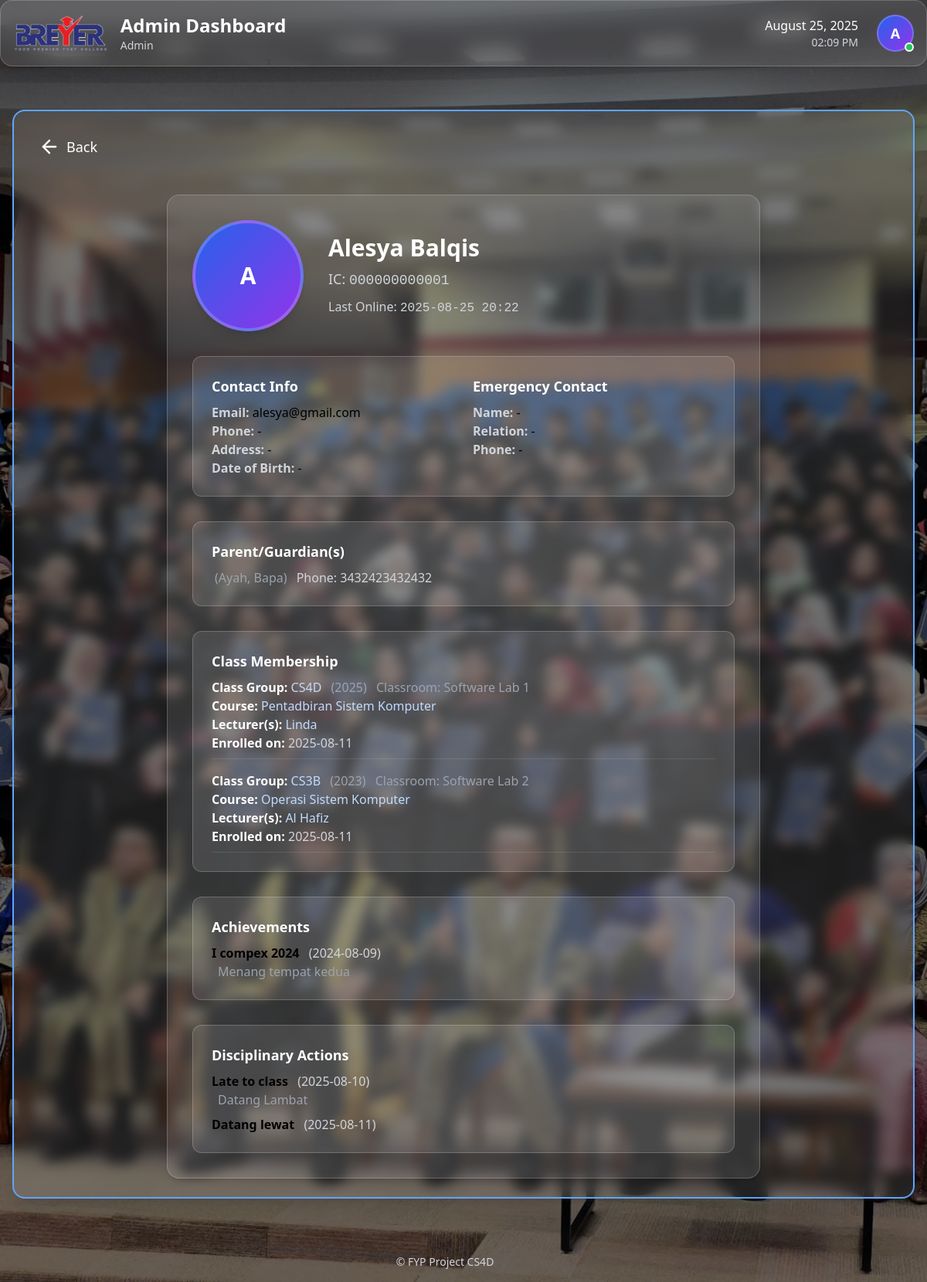
Before: /adminportal/students/5/ (signed in) with the older database file.
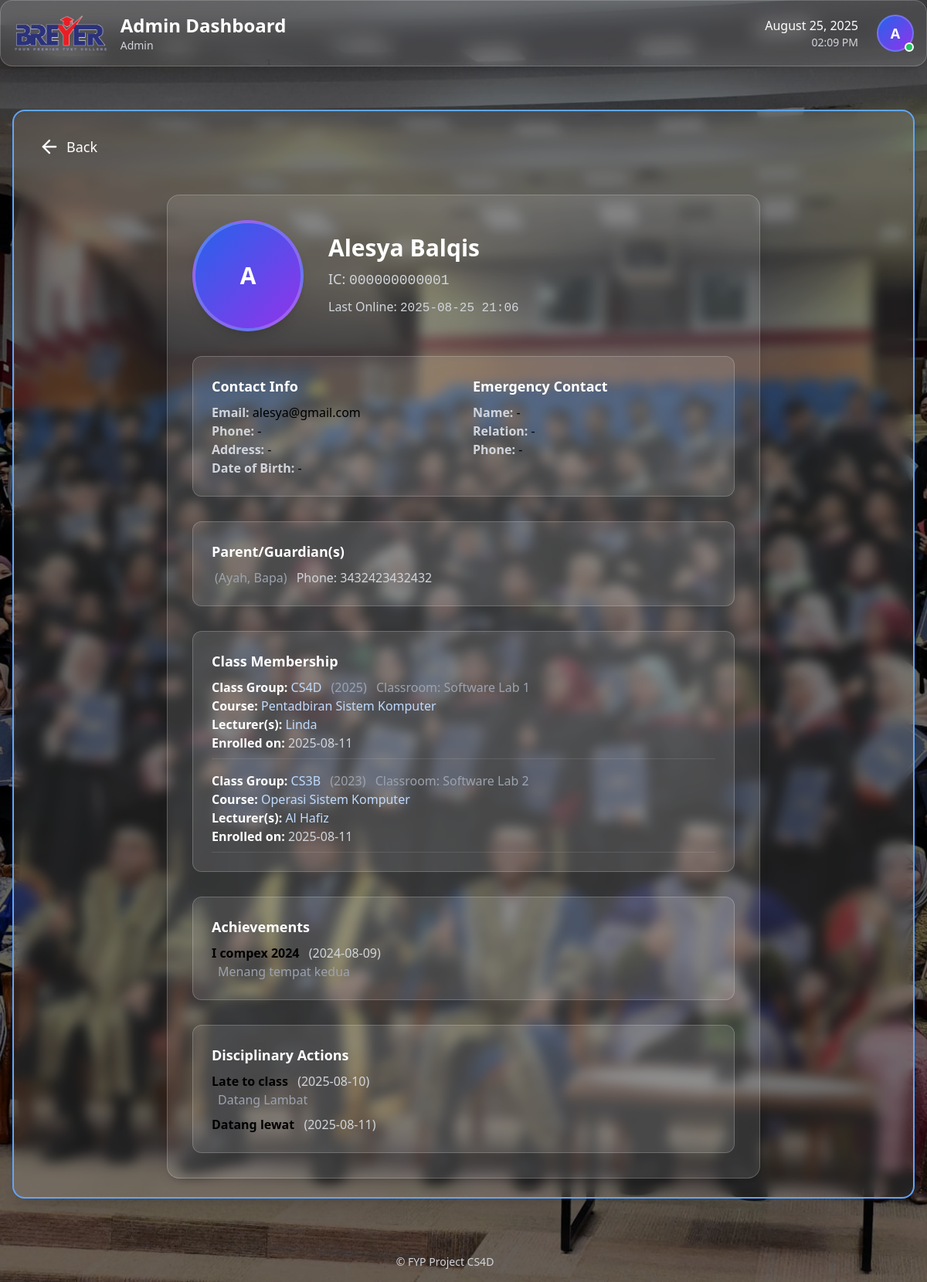
After: the same page with the newer database file.
### core/models.py (models this page shows, shortened)
class Student(models.Model):
    user = models.OneToOneField(settings.AUTH_USER_MODEL, on_delete=models.CASCADE)
    class_group = models.ForeignKey(ClassGroup, on_delete=models.SET_NULL, null=True, related_name='students')
    parents = models.ManyToManyField(Parent, related_name='children', blank=True)
    profile_picture = models.ImageField(upload_to='profile_pics/', blank=True, null=True)
    date_of_birth = models.DateField(blank=True, null=True)
    address = models.TextField(blank=True, null=True)
    phone_number = models.CharField(max_length=20, blank=True, null=True)
    latest_activity = models.DateTimeField(blank=True, null=True)
    emergency_name = models.CharField("Emergency Contact Name", max_length=255, blank=True)
    emergency_relation = models.CharField("Emergency Contact Relation", max_length=64, blank=True)
    emergency_phone = models.CharField("Emergency Contact Phone", max_length=20, blank=True)

### accounts/models.py (models this page shows, shortened)
class CustomUser(AbstractBaseUser, PermissionsMixin):
    class Role(models.TextChoices):
        STUDENT = 'STUDENT', 'Student'
        LECTURER = 'LECTURER', 'Lecturer'
        ADMIN = 'ADMIN', 'Admin'
    email = models.EmailField(unique=True)
    identity_card_number = models.CharField(
        max_length=20, unique=True, verbose_name="IC/Identity Card No."
    )
    full_name = models.CharField(
        max_length=255, verbose_name="Full Name (as per IC)"
    )
    short_name = models.CharField(
        max_length=64, verbose_name="Short Name", blank=True,
        help_text="E.g. 'Ali', for display in tables/lists"
    )
    role = models.CharField(max_length=20, choices=Role.choices, default=Role.STUDENT)
    phone_number = models.CharField(max_length=20, blank=True, null=True)
    address = models.TextField(blank=True, null=True)
    department = models.ForeignKey(
        Department,
        null=True,
        blank=True,
        on_delete=models.SET_NULL,
        related_name='users'
    )
    profile_picture = models.ImageField(upload_to='profile_pics/', blank=True, null=True)
    is_staff = models.BooleanField(default=False)
    is_active = models.BooleanField(default=True)
    date_joined = models.DateTimeField(default=timezone.now, blank=True, null=True)
    USERNAME_FIELD = 'email'
    REQUIRED_FIELDS = ['identity_card_number', 'full_name', 'short_name']
    objects = CustomUserManager()
    def get_full_name(self):
        return self.full_name
    def get_short_name(self):
        return self.short_name or (self.full_name.split(' ')[0] if self.full_name else self.email)

### accounts/decorators.py (the view)
        @login_required
        def _wrapped_view(request, *args, **kwargs):
            if request.user.role != role:
                return HttpResponseForbidden("You are not authorized to view this page.")
            return view_func(request, *args, **kwargs)

### adminportal/views.py (called while the page is built)
@role_required(CustomUser.Role.ADMIN)
def student_detail(request, pk):
    user = get_object_or_404(CustomUser, pk=pk, role=CustomUser.Role.STUDENT)
    student_profile = user.student
    enrollments = student_profile.enrollment_set.select_related('class_group')
    return render(request, 'adminportal/student_part/student_detail.html', {
        'user': user,
        'student_profile': student_profile,
        'enrollments': enrollments,
    })

### core/models.py (called while the page is built)
    def get_roles_list(self):
        return [r.strip().capitalize() for r in self.roles.split(',') if r.strip()]

### adminportal/templates/adminportal/student_part/student_detail.html (shortened to what the changed rows need)
{% extends 'adminportal/base_adminportal.html' %}
{% load static %}
{% block content_inner %}
<div class="max-w-3xl mx-auto mt-10 bg-white/10 rounded-2xl shadow-lg p-8 border border-white/20 space-y-8">
  <div class="flex flex-col md:flex-row items-center gap-8">
    <div>
      {% if student_profile.profile_picture %}
        <img src="{{ student_profile.profile_picture.url }}" alt="Profile Picture"
             class="w-36 h-36 rounded-full object-cover border-4 border-white/20 shadow-lg">
      {% else %}
        <div class="w-36 h-36 rounded-full bg-gradient-to-br from-blue-600 to-purple-600 flex items-center justify-center border-4 border-white/20 shadow-lg text-3xl font-bold text-white">
          {{ student_profile.user.full_name|slice:":1" }}
        </div>
      {% endif %}
    </div>
    <div class="flex-1 space-y-2">
      <h2 class="text-3xl font-bold text-white mb-1">{{ student_profile.user.full_name }}</h2>
      <p class="text-lg text-gray-300 mb-2">IC: <span class="font-mono">{{ student_profile.user.identity_card_number }}</span></p>
      <p class="text-gray-300">
        Last Online:
        {% if student_profile.latest_activity %}
          <span class="font-mono">{{ student_profile.latest_activity|date:"Y-m-d H:i" }}</span>
        {% else %}
          <span class="italic text-gray-400">Never</span>
        {% endif %}
      </p>
    </div>
  </div>
  <div class="grid grid-cols-1 md:grid-cols-2 gap-6 bg-white/10 p-6 rounded-xl border border-white/20">
    <div>
      <h3 class="text-lg font-semibold text-white mb-2">Contact Info</h3>
      <p><span class="font-semibold text-gray-300">Email:</span> {{ student_profile.user.email }}</p>
      <p><span class="font-semibold text-gray-300">Phone:</span> {{ student_profile.phone_number|default:"-" }}</p>
      <p><span class="font-semibold text-gray-300">Address:</span> {{ student_profile.address|default:"-" }}</p>
      <p><span class="font-semibold text-gray-300">Date of Birth:</span>
        {{ student_profile.date_of_birth|date:"Y-m-d"|default:"-" }}</p>
    </div>
    <div>
      <h3 class="text-lg font-semibold text-white mb-2">Emergency Contact</h3>
      <p><span class="font-semibold text-gray-300">Name:</span> {{ student_profile.emergency_name|default:"-" }}</p>
      <p><span class="font-semibold text-gray-300">Relation:</span> {{ student_profile.emergency_relation|default:"-" }}</p>
      <p><span class="font-semibold text-gray-300">Phone:</span> {{ student_profile.emergency_phone|default:"-" }}</p>
    </div>
  </div>
</div>
{% endblock %}

Changed rows visible on the page:
changed Student "Alesya Balqis": latest_activity "2025-08-25 20:22" → "2025-08-25 21:06"
